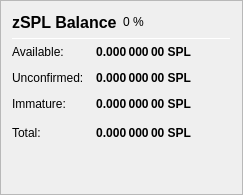
                   <widget class="QFrame" name="frame_ZerocoinBalances">
                    <property name="frameShape">
                     <enum>QFrame::StyledPanel</enum>
                    </property>
                    <property name="frameShadow">
                     <enum>QFrame::Raised</enum>
                    </property>
                    <layout class="QVBoxLayout" name="verticalLayout_7">
                     <item>
                      <layout class="QHBoxLayout" name="horizontalLayout_8" stretch="0,0,0">
                       <item>
                        <widget class="QLabel" name="label_5z_3">
                         <property name="minimumSize">
                          <size>
                           <width>0</width>
                           <height>20</height>
                          </size>
                         </property>
                         <property name="font">
                          <font>
                           <pointsize>12</pointsize>
                           <weight>75</weight>
                           <bold>true</bold>
                          </font>
                         </property>
                         <property name="text">
                          <string>zSPL Balance</string>
                         </property>
                        </widget>
                       </item>
                       <item>
                        <widget class="QLabel" name="labelzSPLPercent">
                         <property name="text">
                          <string notr="true">0 %</string>
                         </property>
                        </widget>
                       </item>
                       <item>
                        <spacer name="horizontalSpacer_11">
                         <property name="orientation">
                          <enum>Qt::Horizontal</enum>
                         </property>
                         <property name="sizeHint" stdset="0">
                          <size>
                           <width>40</width>
                           <height>20</height>
                          </size>
                         </property>
                        </spacer>
                       </item>
                      </layout>
                     </item>
                     <item>
                      <widget class="Line" name="line_ZerocoinBalance">
                       <property name="minimumSize">
                        <size>
                         <width>0</width>
                         <height>1</height>
                        </size>
                       </property>
                       <property name="maximumSize">
                        <size>
                         <width>16777215</width>
                         <height>1</height>
                        </size>
                       </property>
                       <property name="orientation">
                        <enum>Qt::Horizontal</enum>
                       </property>
                      </widget>
                     </item>
                     <item>
                      <layout class="QGridLayout" name="gridLayout_5">
                       <property name="spacing">
                        <number>12</number>
                       </property>
                       <item row="1" column="0">
                        <widget class="QLabel" name="labelzBalanceMatureText">
                         <property name="toolTip">
                          <string>Mature: more than 20 confirmation and more than 1 mint of the same denomination after it was minted.
These zSPL are spendable.</string>
                         </property>
                         <property name="text">
                          <string>Available:</string>
                         </property>
                        </widget>
                       </item>
                       <item row="1" column="1">
                        <widget class="QLabel" name="labelzBalanceMature">
                         <property name="font">
                          <font>
                           <weight>75</weight>
                           <bold>true</bold>
                          </font>
                         </property>
                         <property name="toolTip">
                          <string>Mature: more than 20 confirmation and more than 1 mint of the same denomination after it was minted.
These zSPL are spendable.</string>
                         </property>
                         <property name="text">
                          <string notr="true">0.000 000 00 SPL</string>
                         </property>
                         <property name="alignment">
                          <set>Qt::AlignRight|Qt::AlignTrailing|Qt::AlignVCenter</set>
                         </property>
                        </widget>
                       </item>
                       <item row="2" column="0">
                        <widget class="QLabel" name="labelzBalanceUnconfirmedText">
                         <property name="toolTip">
                          <string>Unconfirmed: less than 20 confirmations
Immature: confirmed, but less than 1 mint of the same denomination after it was minted</string>
                         </property>
                         <property name="text">
                          <string>Unconfirmed:</string>
                         </property>
                        </widget>
                       </item>
                       <item row="2" column="1">
                        <widget class="QLabel" name="labelzBalanceUnconfirmed">
                         <property name="font">
                          <font>
                           <weight>75</weight>
                           <bold>true</bold>
                          </font>
                         </property>
                         <property name="toolTip">
                          <string>Unconfirmed: less than 20 confirmations
Immature: confirmed, but less than 1 mint of the same denomination after it was minted</string>
                         </property>
                         <property name="text">
                          <string notr="true">0.000 000 00 SPL</string>
                         </property>
                         <property name="alignment">
                          <set>Qt::AlignRight|Qt::AlignTrailing|Qt::AlignVCenter</set>
                         </property>
                        </widget>
                       </item>
                       <item row="3" column="0">
                        <widget class="QLabel" name="labelzBalanceImmatureText">
                         <property name="toolTip">
                          <string>Unconfirmed: less than 20 confirmations
Immature: confirmed, but less than 1 mint of the same denomination after it was minted</string>
                         </property>
                         <property name="text">
                          <string>Immature:</string>
                         </property>
                        </widget>
                       </item>
                       <item row="3" column="1">
                        <widget class="QLabel" name="labelzBalanceImmature">
                         <property name="font">
                          <font>
                           <weight>75</weight>
                           <bold>true</bold>
                          </font>
                         </property>
                         <property name="toolTip">
                          <string>Unconfirmed: less than 20 confirmations
Immature: confirmed, but less than 1 mint of the same denomination after it was minted</string>
                         </property>
                         <property name="text">
                          <string notr="true">0.000 000 00 SPL</string>
                         </property>
                         <property name="alignment">
                          <set>Qt::AlignRight|Qt::AlignTrailing|Qt::AlignVCenter</set>
                         </property>
                        </widget>
                       </item>
                       <item row="4" column="0">
                        <widget class="QLabel" name="labelzBalanceText">
                         <property name="toolTip">
                          <string>Your current zSPL balance, unconfirmed and immature zSPL included.</string>
                         </property>
                         <property name="text">
                          <string>Total:</string>
                         </property>
                        </widget>
                       </item>
                       <item row="4" column="1">
                        <widget class="QLabel" name="labelzBalance">
                         <property name="font">
                          <font>
                           <weight>75</weight>
                           <bold>true</bold>
                          </font>
                         </property>
                         <property name="cursor">
                          <cursorShape>IBeamCursor</cursorShape>
                         </property>
                         <property name="toolTip">
                          <string>Your current zSPL balance, unconfirmed and immature zSPL included.</string>
                         </property>
                         <property name="text">
                          <string notr="true">0.000 000 00 SPL</string>
                         </property>
                         <property name="alignment">
                          <set>Qt::AlignRight|Qt::AlignTrailing|Qt::AlignVCenter</set>
                         </property>
                         <property name="textInteractionFlags">
                          <set>Qt::LinksAccessibleByMouse|Qt::TextSelectableByKeyboard|Qt::TextSelectableByMouse</set>
                         </property>
                        </widget>
                       </item>
                       <item row="4" column="2">
                        <spacer name="horizontalSpacer_4">
                         <property name="orientation">
                          <enum>Qt::Horizontal</enum>
                         </property>
                         <property name="sizeHint" stdset="0">
                          <size>
                           <width>40</width>
                           <height>20</height>
                          </size>
                         </property>
                        </spacer>
                       </item>
                      </layout>
                     </item>
                     <item>
                      <spacer name="verticalSpacer_4">
                       <property name="orientation">
                        <enum>Qt::Vertical</enum>
                       </property>
                       <property name="sizeHint" stdset="0">
                        <size>
                         <width>20</width>
                         <height>40</height>
                        </size>
                       </property>
                      </spacer>
                     </item>
                    </layout>
                   </widget>
